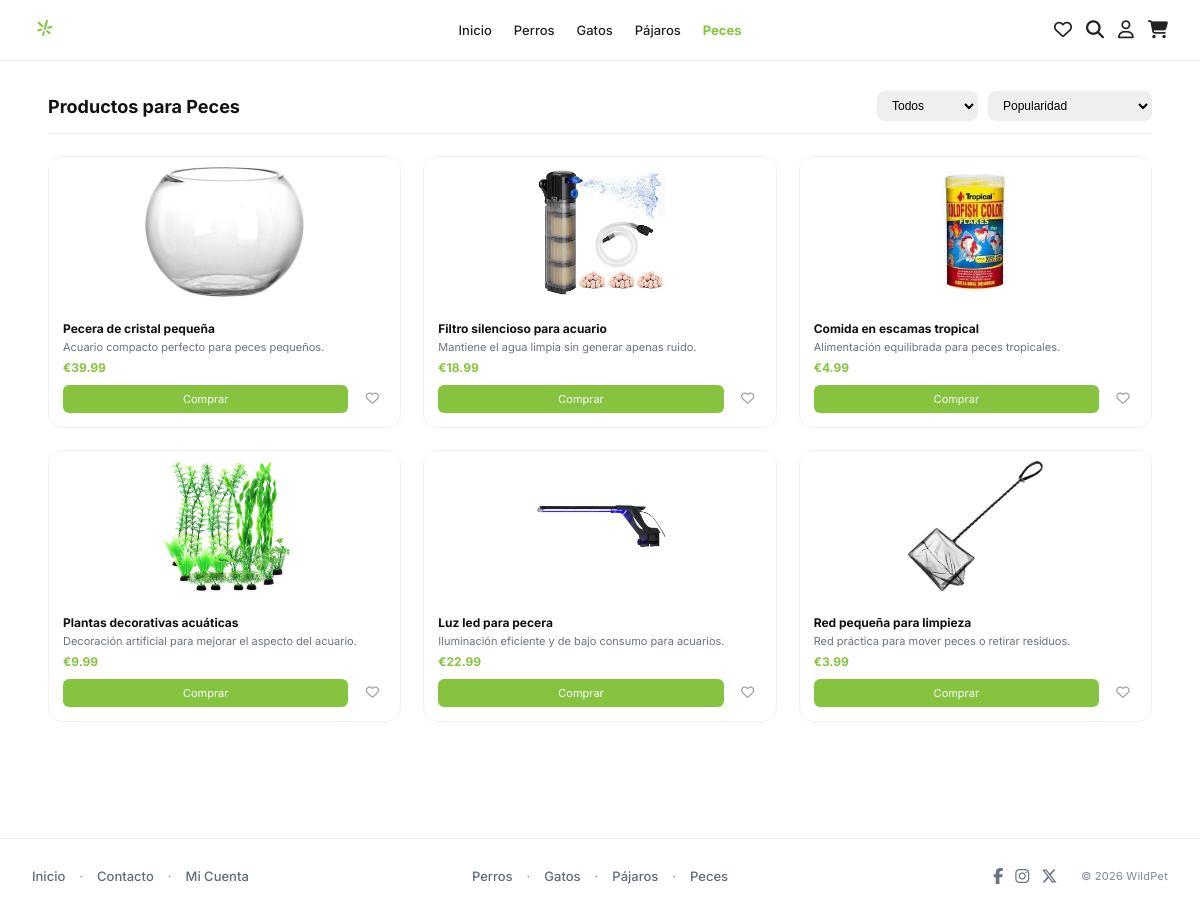
Page /Peces.php (signed in) on the committed database.
### tables this page shows
CREATE TABLE `productos` (
  `id` int(11) NOT NULL,
  `nombre` varchar(150) NOT NULL,
  `descripcion` text NOT NULL,
  `precio` decimal(10,2) NOT NULL,
  `imagen` varchar(255) DEFAULT NULL,
  `stock` int(11) NOT NULL DEFAULT 0,
  `id_categoria` int(11) NOT NULL,
  `destacado` tinyint(1) DEFAULT 0
);

### Peces.php (the view, shortened to what this page needs)
<?php
include("conexion.php");
$sql = "SELECT * FROM productos WHERE id_categoria = 4";
$resultado = $conn->query($sql);
?>
<!doctype html>
<html lang="es">
<head>
  <link rel="stylesheet" href="https://cdnjs.cloudflare.com/ajax/libs/font-awesome/6.5.1/css/all.min.css">
  <link rel="stylesheet" href="DogProducts.css">
  <link rel="stylesheet" href="account-menu.css">
</head>
<body>
<header class="header">
  <div class="header-inner">
    <a href="Homepage.php"><img class="logo" src="img/logo.png" alt="Logo Tienda Mascotas"></a>
    <nav class="nav">
      <a href="Homepage.php">Inicio</a>
      <a href="Perros.php">Perros</a>
      <a href="Gatos.php">Gatos</a>
      <a href="Pajaros.php">Pájaros</a>
      <a class="active" href="Peces.php">Peces</a>
    </nav>
    <div class="icons">
      <a href="MisFavoritos.php" title="Mis Favoritos" aria-label="Mis Favoritos"><i class="fa-regular fa-heart"></i></a>
      <a href="Search.php" title="Buscar" aria-label="Buscar"><i class="fa-solid fa-magnifying-glass"></i></a>
      <div class="account-menu">
        <button class="account-toggle" aria-label="Cuenta"><i class="fa-regular fa-user"></i></button>
      </div>
      <a href="ShoppingCart.php" title="Carrito" aria-label="Carrito"><i class="fa-solid fa-cart-shopping"></i></a>
    </div>
  </div>
</header>
<main class="page">
  <div class="container">
    <div class="topbar">
      <h1>Productos para Peces</h1>
      <div class="filters">
        <select id="tipoFilter" aria-label="Filtrar">
          <option>Todos</option>
        </select>
        <select id="ordenFilter" aria-label="Ordenar por">
          <option>Popularidad</option>
        </select>
      </div>
    </div>
    <hr>
    <section class="grid" aria-label="Productos">
      <?php if ($resultado && $resultado->num_rows > 0) { ?>
        <?php while($producto = $resultado->fetch_assoc()) { ?>
          <article class="card"
            data-nombre="<?php echo htmlspecialchars(strtolower($producto['nombre']), ENT_QUOTES, 'UTF-8'); ?>"
            data-descripcion="<?php echo htmlspecialchars(strtolower($producto['descripcion']), ENT_QUOTES, 'UTF-8'); ?>"
            data-precio="<?php echo floatval($producto['precio']); ?>">
            <div class="card-img">
              <img src="<?php echo $producto['imagen']; ?>" alt="<?php echo $producto['nombre']; ?>">
            </div>
            <div class="card-body">
              <h3><?php echo $producto['nombre']; ?></h3>
              <p class="desc"><?php echo $producto['descripcion']; ?></p>
              <p class="price">€<?php echo number_format($producto['precio'], 2); ?></p>
              <div class="actions">
                <a class="btn" href="DetailProduct.php?id=<?php echo $producto['id']; ?>">Comprar</a>
                <button class="fav-btn" aria-label="Favorito"
                  data-id="<?php echo intval($producto['id']); ?>"
                  data-nombre="<?php echo htmlspecialchars($producto['nombre'], ENT_QUOTES, 'UTF-8'); ?>"
                  data-descripcion="<?php echo htmlspecialchars($producto['descripcion'], ENT_QUOTES, 'UTF-8'); ?>"
                  data-precio="<?php echo floatval($producto['precio']); ?>"
                  data-imagen="<?php echo htmlspecialchars($producto['imagen'], ENT_QUOTES, 'UTF-8'); ?>"
                  data-url="DetailProduct.php?id=<?php echo intval($producto['id']); ?>">
                  <i class="fa-regular fa-heart"></i>
                </button>
              </div>
            </div>
          </article>
        <?php } ?>
      <?php } else { ?>
        <p>No hay productos disponibles en esta categoría.</p>
      <?php } ?>
    </section>
  </div>
</main>
<?php include('footer.php'); ?>
</body>
</html>

### DogProducts.css (style rules this page uses)
:root { --green:#86c440; --text:#121212; --muted:#6b7280; --border:#ededed; }
* { box-sizing:border-box;margin:0;padding:0 }
body { font-family:Inter,system-ui,Arial,sans-serif; color:var(--text); min-height:100vh; display:flex; flex-direction:column; }
.container { width:min(1200px,92%); margin:0 auto; }
.page { flex:1; padding:30px 0 60px; }
.topbar { display:flex; justify-content:space-between; align-items:center; margin-bottom:12px; }
.topbar h1 { font-size:18px; font-weight:700; }
.filters { display:flex; gap:10px; }
.filters select { border:1px solid var(--border); border-radius:8px; padding:6px 10px; font-size:12px; }
hr { border:none; border-top:1px solid var(--border); margin-bottom:22px; }
.header { background:#fff; border-bottom:1px solid var(--border); }
.header-inner { width:100%; height:60px; padding:0 32px; display:grid; grid-template-columns: 1fr auto 1fr; align-items:center; }
.logo { width:26px; justify-self:start; }
.nav { display:flex; gap:22px; justify-self:center; }
.nav a { text-decoration:none; color:#222; font-size:13px; font-weight:500; }
.nav a.active { color:var(--green); font-weight:700; }
.icons { display:flex; gap:14px; align-items:center; justify-self:end; }
.icons i { cursor:pointer; font-size:18px; color:#222; transition: color .2s ease, transform .2s ease; }
.grid { display:grid; grid-template-columns:repeat(3,1fr); gap:22px; }
.card { background:#fff; border:1px solid #f1f1f1; border-radius:14px; overflow:hidden; display:flex; flex-direction:column; }
.card-img { height:150px; background:#fff; display:flex; align-items:center; justify-content:center; padding:10px; }
.card-img img { width:100%; height:100%; object-fit:contain; object-position:center; }
.card-body { padding:14px; }
.card-body h3 { font-size:12px; font-weight:700; margin-bottom:4px; }
.desc { font-size:11px; color:var(--muted); margin-bottom:6px; }
.price { font-size:12px; font-weight:700; color:var(--green); }
.actions { display:flex; gap:10px; margin-top:10px; }
.btn { flex:1; background:var(--green); color:#fff; font-size:11px; text-align:center; padding:7px 0; border-radius:6px; text-decoration:none; }
.fav-btn { width:28px; height:28px; border:none; border-radius:0; display:flex; align-items:center; justify-content:center; color:#9ca3af; background:transparent; cursor:pointer; }

### account-menu.css (style rules this page uses)
.account-menu { position: relative; }
.account-toggle { background: transparent; border: 0; padding: 0; cursor: pointer; color: #111; font-size: 18px; display: inline-flex; align-items: center; justify-content: center; }

### rows in the picture
productos: imagen (picture), nombre "Pecera de cristal pequeña", descripcion "Acuario compacto perfecto para peces pequeños.", precio "39.99"
productos: imagen+nombre (picture), nombre "Filtro silencioso para acuario", descripcion "Mantiene el agua limpia sin generar apenas ruido.", precio "18.99"
productos: imagen+nombre (picture), nombre "Comida en escamas tropical", descripcion "Alimentación equilibrada para peces tropicales.", precio "4.99"
productos: imagen (picture), nombre "Plantas decorativas acuáticas", descripcion "Decoración artificial para mejorar el aspecto del acuario.", precio "9.99"
productos: imagen (picture), nombre "Luz led para pecera", descripcion "Iluminación eficiente y de bajo consumo para acuarios.", precio "22.99"
productos: imagen (picture), nombre "Red pequeña para limpieza", descripcion "Red práctica para mover peces o retirar residuos.", precio "3.99"
